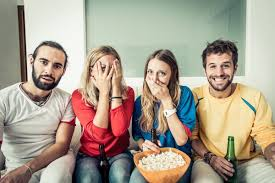
#> input picture 07 Reconocimiento Facial/amigos2.jpg, 275 x 183 px, given in place of the camera
$ python SmartMirror2.py
#> lines starting #> are read from the running program, lines starting #| are printed output that depends on the picture; after the words box and inside, x2 and y2 are one past the last pixel; in counts of white or black regions, pixels touching at a corner belong together
import  cv2
import numpy as np
import mediapipe as mp

colorin = np.array([0,150,20], np.uint8)
colorfi = np.array([8,255,255], np.uint8)

colorin2 = np.array([175,150,20], np.uint8)
colorfi2 = np.array([180,255,255], np.uint8)

#Activar camara
cam = cv2.VideoCapture(1)

while True:
    ban, frameBGR = cam.read()
#> frameBGR is the input picture: shape (183, 275, 3); mean B, G, R 141.9, 158, 169.8
    frameBGR = cv2.flip(frameBGR,1)
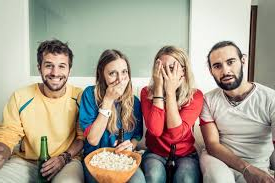
#> frameBGR: shape (183, 275, 3); mean B, G, R 141.9, 158, 169.8

    #Convertir imagen de BGR a HSV
    frameHSV = cv2.cvtColor(frameBGR,cv2.COLOR_BGR2HSV)
#> frameHSV: shape (183, 275, 3); mean H, S, V 44.5, 65.9, 177.4

    #Detaactar colores
    detecta = cv2.inRange(frameHSV, colorin, colorfi)
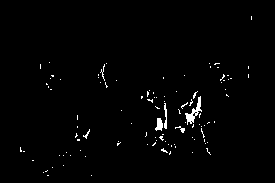
#> detecta: shape (183, 275); 1.4% white in thin lines or dots, all inside (x1, y1, x2, y2) = (20, 16, 252, 176)

    detecta2 = cv2.inRange(frameHSV, colorin2, colorfi2)
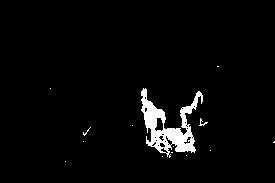
#> detecta2: shape (183, 275); 3.3% white; 14 white regions (12 under 20 px), largest, box (x1, y1, x2, y2) and area: (141, 88, 203, 158) 1592, (199, 118, 208, 126) 24
    mix = cv2.add(detecta,detecta2)
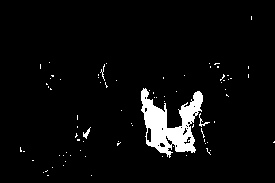
#> mix: shape (183, 275); 4.6% white; 80 white regions (76 under 20 px), largest, box (x1, y1, x2, y2) and area: (141, 88, 203, 158) 2042, (199, 113, 210, 127) 36, (83, 127, 91, 139) 36, (100, 64, 105, 81) 24

    #Usando Bitwise para mostrar imagen con color detectado como mascara

    imagenBitwise = cv2.bitwise_and(frameBGR, frameBGR, mask = mix)
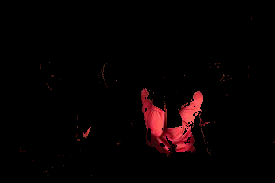
#> imagenBitwise: shape (183, 275, 3); mean B, G, R 2.3, 2, 7.5

    #Condicion para mostrar los fotogramas
    if ban == True:
        cv2.imshow("Camara On",frameBGR)
        #cv2.imshow("Camara HSV",frameHSV)
        cv2.imshow("Camara Detecta Rojo con Bitwise",imagenBitwise)

    #Condicion para apagar la camara
    if cv2.waitKey(1) & 0xFF == ord('a'):
#> (key Esc is pressed here)
        break

cam.release()
cv2.destroyAllWindows()

cam = cv2.VideoCapture(1)

colorin = np.array([0,150,20], np.uint8)
colorfi = np.array([8,255,255], np.uint8)

colorin2 = np.array([175,150,20], np.uint8)
colorfi2 = np.array([180,255,255], np.uint8)

while True:
    ret, frame = cam.read()
    frame = cv2.flip(frame,1)

    if ret == True:
        frameHSV = cv2.cvtColor(frame, cv2.COLOR_BGR2HSV)
        detecta = cv2.inRange(frameHSV, colorin, colorfi)
        detecta2 = cv2.inRange(frameHSV, colorin2, colorfi2)
        sensor = cv2.add(detecta,detecta2)

        #Porceso para dibujar contornos de deteccion
        #PASO 1 DEDECTAR LOS CONTONORNOS BASADO EN COLOR
        contono,_ = cv2.findContours(sensor, cv2.RETR_EXTERNAL, cv2.CHAIN_APPROX_SIMPLE)

        #Paso 2 Crear un ciclo para dibujar todos los contornos detectados
        for c in contono:
            area = cv2.contourArea(c)
            if area > 500:
                cv2.drawContours(frame, [c], -1, (0,255,0), 2)

        cv2.imshow("Camara Sensor Azul", sensor)
        cv2.imshow("WebCam On",frame)

        if cv2.waitKey(1) & 0xFF == ord('a'):
            break

cam.release()
cv2.destroyAllWindows()

cam = cv2.VideoCapture(1);
colorini = np.array([170,100,20], np.uint8)
colorfin = np.array([180,255,255], np.uint8)

while True:
    ret, frame = cam.read()
    if ret==True:
        frameHSV = cv2.cvtColor(frame, cv2.COLOR_BGR2HSV)
        detector = cv2.inRange(frameHSV,colorini,colorfin)
        #Deteccion en contorno de la imagen
        contono,_ = cv2.findContours(detector, cv2.RETR_EXTERNAL, cv2.CHAIN_APPROX_SIMPLE)
        #Ciclo para dibujar el contorno
        for c in contono:
            area = cv2.contourArea(c)
            if area > 3000:
                x1, y1, x2, y2 = cv2.boundingRect(c)
                cv2.rectangle(frame, (x1,y1), (x1+x2,y1+y2), (0,255,0), 2)
                cv2.putText(frame, 'Rojo', (x1,y1-20), 0, 1, (0,255,0), 2)
            cv2.imshow("Detectando Color",frame)
    if cv2.waitKey(1) & 0xFF == ord('a'):
        break
cam.release()
cv2.destroyAllWindows()

rostros = cv2.CascadeClassifier('haarcascade_frontalface_default.xml')

imagen = cv2.imread('rostros.jpg')
gray = cv2.cvtColor(imagen, cv2.COLOR_BGR2GRAY)

#Funcion de deteccion de rostos
caras = rostros.detectMultiScale(gray,
    scaleFactor=1.1,
    minNeighbors=6,
    minSize=(30,30),
    maxSize=(0,200))

#Ciclo para crear los rectangulos de rostros detectados
for(x,y,w,h) in caras:
    cv2.rectangle(imagen,(x,y),(x+w,y+h),(0,255,0),2)

cv2.imshow('Diversidad Personas',imagen)
cv2.waitKey(0)
cv2.destroyAllWindows()

image2 = cv2.imread("rostro1.jpg")
cv2.imshow("Analitica de Rostros", image2)
cv2.waitKey(0)
cv2.destroyAllWindows()

#Importamos las librerias de dibujo y deteccion esto es de lo mas importate
mp_face_mesh = mp.solutions.face_mesh
mp_drawing = mp.solutions.drawing_utils

#Para la deteccion le damos los parametros de tamañao y cantidad de manos
with mp_face_mesh.FaceMesh(
    static_image_mode=True,
    max_num_faces = 3,
    min_detection_confidence=0.5) as face_mesh:

    #Leemos una imagen estatica como pusimos en static_image_mode
    image = cv2.imread("rostro.jpg")

    #Tomamos sus propiedades de alto y ancho
    height, width, _ = image.shape

    #Cobnvertimos la imagen a RGB
    image_rgb = cv2.cvtColor(image, cv2.COLOR_BGR2RGB)

    #Vamos a ver la informaciond e la imagen
    result = face_mesh.process(image_rgb)

    #imprimimos en consola los datos nos da los puntos y que mano es
    print("Face Landmarks", result.multi_face_landmarks)

    #Corremos la app 1

    #Parte 2
    #Ponemos una condicion si es que no encontramos manos
    if result.multi_face_landmarks is not None:
        #Si tenemos informacion entonces con un form recorremos los datos y dibujamos
        for face_landmark in result.multi_face_landmarks:

            #Dibujar los 21 puntos de deteccion
            #mp_drawing.draw_landmarks(
             #   image, face_landmark, mp_face_mesh.FACE_CONNECTIONS)

            #podemos cambiar el color de las conecciones
            mp_drawing.draw_landmarks(
                image, face_landmark, mp_face_mesh.FACE_CONNECTIONS,
                mp_drawing.DrawingSpec(color=(0,255,255), thickness=1, circle_radius=1),
                mp_drawing.DrawingSpec(color=(255,0,255), thickness=1))

    #Mostramos la imagen en una ventana
    cv2.imshow("Imagen",image)

cv2.waitKey(0)
cam.release()
cv2.destroyAllWindows()

#Ahora usaremos este codigo y lo pondremos en un video
cap = cv2.VideoCapture(1)
with mp_face_mesh.FaceMesh(
    static_image_mode=False,
    max_num_faces = 2,
    min_detection_confidence=0.5) as face_mesh:

    #Ciclo de video
    while True:
        ret, frame = cap.read()
        if ret == False:
            break

        height, width, _ = frame.shape
        frame_rgb = cv2.cvtColor(frame, cv2.COLOR_BGR2RGB)

        result = face_mesh.process(frame_rgb)

        if result.multi_face_landmarks is not None:
        #Si tenemos informacion entonces con un form recorremos los datos y dibujamos
            for face_landmark in result.multi_face_landmarks:
                #Dibujar los 21 puntos de deteccion
                mp_drawing.draw_landmarks(
                frame, face_landmark, mp_face_mesh.FACE_CONNECTIONS,
                mp_drawing.DrawingSpec(color=(255,255,255), thickness=1, circle_radius=1),
                mp_drawing.DrawingSpec(color=(255,0,255), thickness=1))


        #Mostramos
        cv2.imshow("Video",frame)

        if cv2.waitKey(1) & 0xFF == ord('a'):
            break

cam.release()
cv2.destroyAllWindows()

mp_hands = mp.solutions.hands
mp_drawing = mp.solutions.drawing_utils

cam = cv2.VideoCapture(1)

#Configuracion de mediapipe
with mp_hands.Hands(
    static_image_mode = True,
    max_num_hands = 2,
    min_detection_confidence = 0.5) as hands:

    #leer video
    while True:
        ban, frame = cam.read()
        if ban == False:
            break

        #var para el alto y ancho de la cara
        height, width, _ = frame.shape

        #Invertir el video
        frame = cv2.flip(frame,1)

        #Cambiar frame a RGB
        frame_rgb = cv2.cvtColor(frame, cv2.COLOR_BGR2RGB)

        #TOmar datos
        result = hands.process(frame_rgb)

        if result.multi_hand_landmarks is not None:

            index = [0,1,2,3,4,5,6,7,8,9,10,11,12,13,14,15,16,17,18,19,20]
            for hand_landmarks in result.multi_hand_landmarks:
                mp_drawing.draw_landmarks(
                    frame, hand_landmarks, mp_hands.HAND_CONNECTIONS)

                #Ciclo para mostrar los puntos de la mano
                for (i, points) in enumerate(hand_landmarks.landmark):
                    if i in index:
                        x = int(points.x * width)
                        y = int(points.y * height)
                        cv2.circle(frame, (x,y), 10, (0,255,0), -4)
                        cv2.circle(frame, (x,y), 5, (0,0,255), -2)

        #Mostrar video procesado
        cv2.imshow("Cam MediaPipe", frame)

        if cv2.waitKey(1) & 0xFF == ord('a'):
            break

cam.release()
cv2.destroyAllWindows()


mp_pose = mp.solutions.pose
mp_drawing = mp.solutions.drawing_utils

cam = cv2.VideoCapture(1)

#Configuracion de mediapipe
with mp_pose.Pose(
    static_image_mode = True,
    min_detection_confidence = 0.5) as pose:

    #leer video
    while True:
        ban, frame = cam.read()
        if ban == False:
            break

        #var para el alto y ancho de la cara
        height, width, _ = frame.shape

        #Invertir el video
        frame = cv2.flip(frame,1)

        #Cambiar frame a RGB
        frame_rgb = cv2.cvtColor(frame, cv2.COLOR_BGR2RGB)

        #TOmar datos
        result = pose.process(frame_rgb)

        negro = np.zeros(frame.shape, np.uint8)

        if result.pose_landmarks is not None:
            mp_drawing.draw_landmarks(
                negro, result.pose_landmarks, mp_pose.POSE_CONNECTIONS,
                mp_drawing.DrawingSpec(color=(0,0,255), thickness=2, circle_radius=3),
                mp_drawing.DrawingSpec(color=(255,255,255), thickness=6))

        #Mostrar video procesado
        cv2.imshow("Cam Live", frame)
        cv2.imshow("Cam MediaPipe", negro)

        if cv2.waitKey(1) & 0xFF == ord('a'):
            break

cam.release()
cv2.destroyAllWindows()
